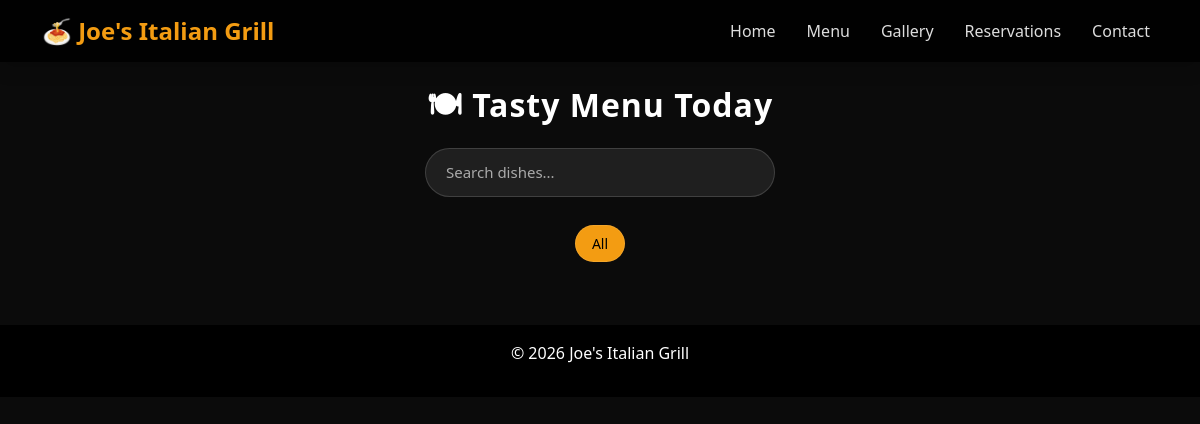
Before: /menu/ with the older database file.
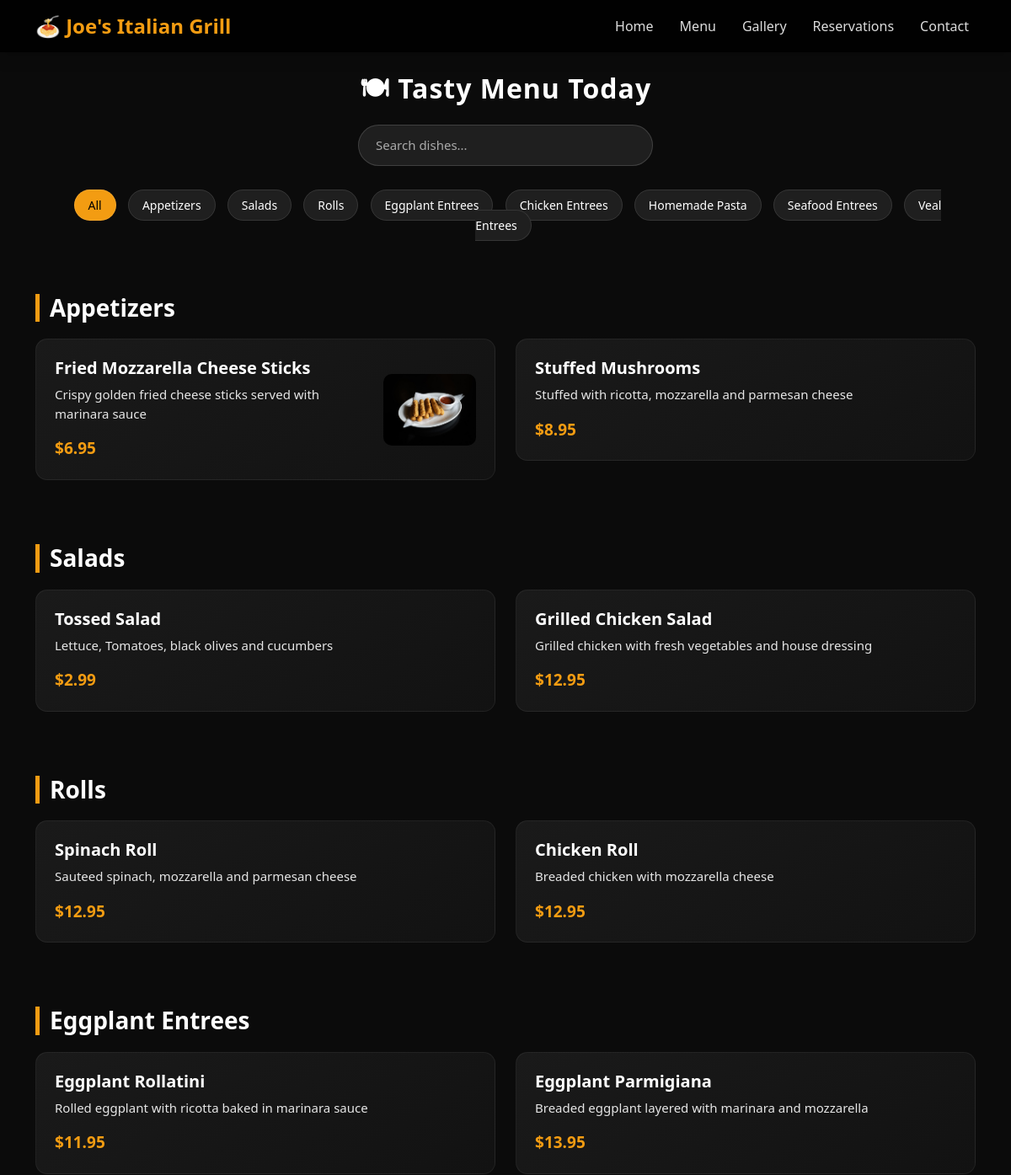
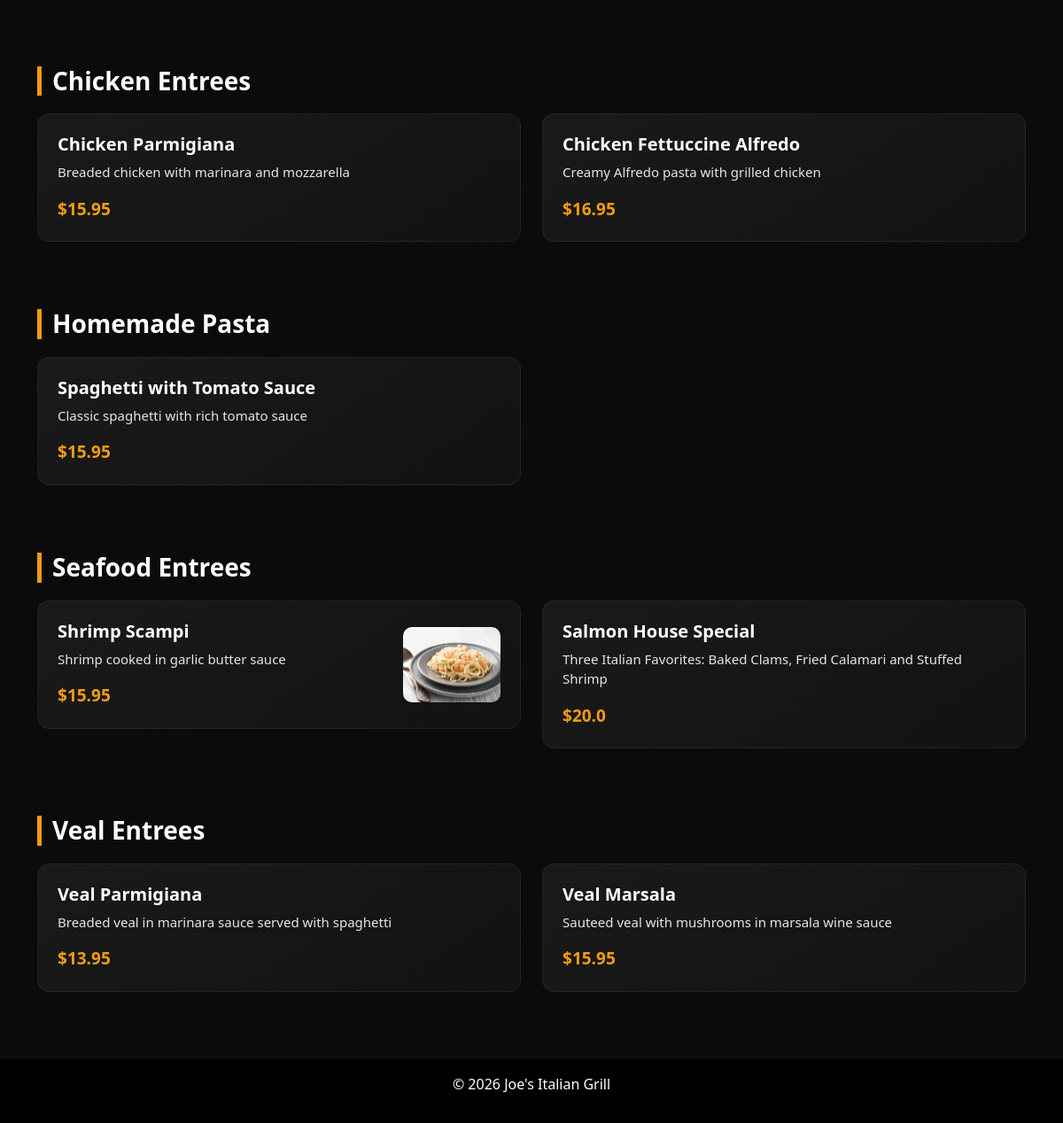
After: the same page with the newer database file (2 pictures, top to bottom).
### products/models.py (models this page shows, shortened)
class Category(models.Model):
    name = models.CharField(max_length=100)

class Product(models.Model):
    name = models.CharField(max_length=200)
    category = models.ForeignKey(Category, on_delete=models.CASCADE, related_name='products')
    price = models.FloatField()
    description = models.TextField(blank=True)
    image = models.ImageField(upload_to='products/', blank=True, null=True)
    is_best_seller = models.BooleanField(default=False)

### core/views.py (the view)
# urls.py: path('menu/', menu, name='menu'),
def menu(request):
    query = request.GET.get('q', '').strip()
    selected_category = request.GET.get('category')
    categories = Category.objects.all()
    products = Product.objects.all()
    if query:
        products = products.filter(
            Q(name__icontains=query) |
            Q(description__icontains=query) |
            Q(category__name__icontains=query)
        )
    if selected_category:
        products = products.filter(category_id=selected_category)
    category_products = []
    for category in categories:
        cat_products = products.filter(category=category)
        if cat_products.exists():
            category_products.append({
                'category': category,
                'products': cat_products
            })
    return render(request, 'menu.html', {
        'categories': categories,
        'category_products': category_products,
        'query': query,
        'selected_category': selected_category,
        'result_count': products.count()
    })

### templates/menu.html (shortened to what this page needs)
{% extends 'base.html' %}
{% block content %}
<h2 class="text-center mb-4">🍽 Tasty Menu Today</h2>
<div class="text-center mb-4">
    <input type="text" id="liveSearch"
           placeholder="Search dishes..."
           class="search-input">
</div>
<div class="menu-nav">
    <a href="#" class="active-cat">All</a>
    {% for category in categories %}
        <a href="#cat{{ category.id }}">{{ category.name }}</a>
    {% endfor %}
</div>
{% for category in categories %}
<div class="menu-section">
    <h3 id="cat{{ category.id }}" class="section-title">
        {{ category.name }}
    </h3>
    <div class="row">
        {% for product in category.products.all %}
        <div class="col-md-6 mb-3">
            <div class="card">
                <div class="menu-item">
                    <div style="flex:1;">
                        <h5 class="product-name">{{ product.name }}</h5>
                        <p class="menu-desc product-desc">
                            {{ product.description }}
                        </p>
                        <strong>${{ product.price }}</strong>
                    </div>
                    {% if product.image %}
                    <img src="{{ product.image.url }}" class="menu-image">
                    {% endif %}
                </div>
            </div>
        </div>
        {% endfor %}
    </div>
</div>
{% endfor %}
{% endblock %}

Changed rows visible on the page:
added Category: name "Appetizers"
added Category: name "Salads"
added Category: name "Rolls"
added Category: name "Eggplant Entrees"
added Category: name "Chicken Entrees"
added Category: name "Homemade Pasta"
added Category: name "Seafood Entrees"
added Category: name "Veal Entrees"
added Product: name "Fried Mozzarella Cheese Sticks", description "Crispy golden fried cheese sticks served with marinara sauce", price "6.95", image (picture), shown under "Appetizers"
added Product: name "Stuffed Mushrooms", description "Stuffed with ricotta, mozzarella and parmesan cheese", price "8.95", shown under "Appetizers"
added Product: name "Tossed Salad", description "Lettuce, Tomatoes, black olives and cucumbers", price "2.99", shown under "Salads"
added Product: name "Grilled Chicken Salad", description "Grilled chicken with fresh vegetables and house dressing", price "12.95", shown under "Salads"
added Product: name "Spinach Roll", description "Sauteed spinach, mozzarella and parmesan cheese", price "12.95", shown under "Rolls"
added Product: name "Chicken Roll", description "Breaded chicken with mozzarella cheese", price "12.95", shown under "Rolls"
added Product: name "Eggplant Rollatini", description "Rolled eggplant with ricotta baked in marinara sauce", price "11.95", shown under "Eggplant Entrees"
added Product: name "Eggplant Parmigiana", description "Breaded eggplant layered with marinara and mozzarella", price "13.95", shown under "Eggplant Entrees"
added Product: name "Chicken Parmigiana", description "Breaded chicken with marinara and mozzarella", price "15.95", shown under "Chicken Entrees"
added Product: name "Chicken Fettuccine Alfredo", description "Creamy Alfredo pasta with grilled chicken", price "16.95", shown under "Chicken Entrees"
added Product: name "Spaghetti with Tomato Sauce", description "Classic spaghetti with rich tomato sauce", price "15.95", shown under "Homemade Pasta"
added Product: name "Shrimp Scampi", description "Shrimp cooked in garlic butter sauce", price "15.95", image (picture), shown under "Seafood Entrees"
added Product: name "Salmon House Special", description "Three Italian Favorites: Baked Clams, Fried Calamari and Stuffed Shrimp", price "20.0", shown under "Seafood Entrees"
added Product: name "Veal Parmigiana", description "Breaded veal in marinara sauce served with spaghetti", price "13.95", shown under "Veal Entrees"
added Product: name "Veal Marsala", description "Sauteed veal with mushrooms in marsala wine sauce", price "15.95", shown under "Veal Entrees"
